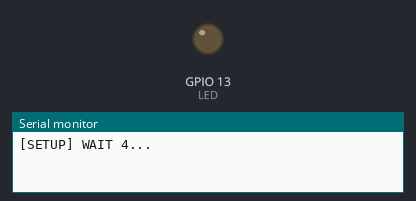
A sketch run on a simulated ESP8266 (Wemos D1 mini). On the bench: output pins drawn as LEDs (lit = HIGH), the last lines printed to the serial monitor. WiFi joins after 1.5 s; servers stay silent unless stated; uploads are accepted with an empty reply; the local clock reads 2024-03-15 10:24:30 at power-on unless the sketch sets it.

Above: at 0.1 s.
At 4.1 s:
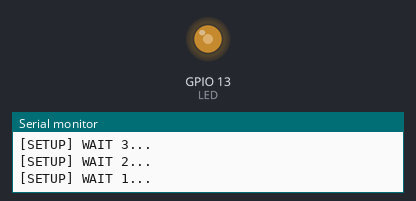
Timing chart, 0 to 5.6 s (numbered marks = the images above):
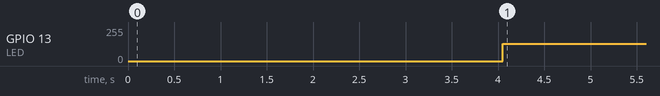

The sketch:

ESP_Bus_Timing.ino
```cpp
// Wemos D1 mini: Lolin (Wemos) D1 mini, CPU 80 MHz, Flash 4 MB, Upload 962100

#include <Arduino.h>
#include <ESP8266WiFi.h>
#include <WiFiClient.h>
#include <ESP8266WiFiMulti.h>
#include <ESP8266HTTPClient.h>

#include <ArduinoJson.h>


#ifndef CHARBUFF
#include "char_buff.h"
#endif

// -------- WIFI -------------------------------
// Get passwords.h
#ifndef STASSID
#include "passwords.h"
#endif

// Wifi connection credentials
const char* ssid = STASSID;
const char* password = STAPSK;
const char* api_key = API_KEY;

// -------- WIFI -------------------------------

ESP8266WiFiMulti WiFiMulti;

// -------- TIME -------------------------------

#include <time.h>

int timezone = 8;
int dst = 0;

#define LED 13

//=======================================================================
void ICACHE_RAM_ATTR onTimerISR()
{
  digitalWrite(LED, !(digitalRead(LED)));  //Invert Current State of LED
  //timer1_write(500000); //12us - only needed if use TIM_SINGLE instead of TIM_LOOP
}
//=======================================================================


void setup() {

  Serial.begin(115200);
  // Serial.setDebugOutput(true);

  Serial.println();
  Serial.println();
  Serial.println();

  for (uint8_t t = 4; t > 0; t--) {
    Serial.printf("[SETUP] WAIT %d...\n", t);
    Serial.flush();
    delay(1000);
  }

  WiFi.mode(WIFI_STA);
  WiFiMulti.addAP(ssid, password);

  pinMode(LED, OUTPUT);
  digitalWrite(LED, LOW);

  //Initialize Ticker every 0.5s
  timer1_attachInterrupt(onTimerISR); // Add ISR Function
  timer1_enable(TIM_DIV16, TIM_EDGE, TIM_LOOP);
  /* Dividers:
    TIM_DIV1 = 0,   //80MHz (80 ticks/us - 104857.588 us max)
    TIM_DIV16 = 1,  //5MHz (5 ticks/us - 1677721.4 us max)
    TIM_DIV256 = 3  //312.5Khz (1 tick = 3.2us - 26843542.4 us max)
  Reloads:
    TIM_SINGLE  0 //on interrupt routine you need to write a new value to start the timer again
    TIM_LOOP  1 //on interrupt the counter will start with the same value again
  */
  // Arm the Timer for our 2ms Interval
  timer1_write(10000);

  // Empty the buffer
  char_buff_empty();
}


void loop() {
  unsigned long last_time = millis();
  unsigned long time1;
  unsigned long time2;

  // wait for WiFi connection
  if ((WiFiMulti.run() == WL_CONNECTED)) {

    // Read current time from time server
    configTime(timezone * 3600, dst, "sg.pool.ntp.org", "time.nist.gov");
    while (!time(nullptr)) {
      Serial.print(".");
      delay(1000);
    }

    time1 = millis();
    GetBusData();
    time2 = millis();
  }

  Serial.println(time1 - last_time);
  Serial.println(time2 - time1);

  delay(10000);
}

void GetBusData() {
  // Empty the buffer
  char_buff_empty();

  WiFiClient client;
  HTTPClient http;

  time_t now = time(nullptr);
  Serial.println(ctime(&now));

  Serial.print("[HTTP] begin...\n");
  if (http.begin(client, "http://datamall2.mytransport.sg/ltaodataservice/BusArrivalv2?BusStopCode=59281")) {  // HTTP
    http.addHeader("AccountKey", api_key);

    Serial.print("[HTTP] GET...\n");
    // start connection and send HTTP header
    int httpCode = http.GET();

    // httpCode will be negative on error
    if (httpCode > 0) {
      // HTTP header has been send and Server response header has been handled
      Serial.printf("[HTTP] GET... code: %d\n", httpCode);

      // file found at server
      if (httpCode == HTTP_CODE_OK || httpCode == HTTP_CODE_MOVED_PERMANENTLY) {
        String payload = http.getString();

        // From:  https://www.instructables.com/id/ESP8266-Parsing-JSON/
        // https://arduinojson.org/v6/assistant/

        const size_t bufferSize = JSON_ARRAY_SIZE(2) + JSON_OBJECT_SIZE(3) + 2*JSON_OBJECT_SIZE(5) + 6*JSON_OBJECT_SIZE(9) + 1360;
        DynamicJsonDocument doc(bufferSize);

        deserializeJson(doc, http.getString());

        JsonObject Services_0 = doc["Services"][0];
        const char* Services_0_ServiceNo = Services_0["ServiceNo"]; // "805"

        JsonObject Services_0_NextBus = Services_0["NextBus"];
        const char* Services_0_NextBus_EstimatedArrival = Services_0_NextBus["EstimatedArrival"]; // "2020-07-12T21:29:03+08:00"

        JsonObject Services_0_NextBus2 = Services_0["NextBus2"];
        const char* Services_0_NextBus2_EstimatedArrival = Services_0_NextBus2["EstimatedArrival"]; // "2020-07-12T21:41:09+08:00"

        JsonObject Services_0_NextBus3 = Services_0["NextBus3"];
        const char* Services_0_NextBus3_EstimatedArrival = Services_0_NextBus3["EstimatedArrival"]; // "2020-07-12T21:47:57+08:00"

        JsonObject Services_1 = doc["Services"][1];
        const char* Services_1_ServiceNo = Services_1["ServiceNo"]; // "812"

        JsonObject Services_1_NextBus = Services_1["NextBus"];// "59009"
        const char* Services_1_NextBus_EstimatedArrival = Services_1_NextBus["EstimatedArrival"]; // "2020-07-12T21:27:34+08:00"

        JsonObject Services_1_NextBus2 = Services_1["NextBus2"];
        const char* Services_1_NextBus2_EstimatedArrival = Services_1_NextBus2["EstimatedArrival"]; // "2020-07-12T21:43:12+08:00"

        JsonObject Services_1_NextBus3 = Services_1["NextBus3"];
        const char* Services_1_NextBus3_EstimatedArrival = Services_1_NextBus3["EstimatedArrival"]; // "2020-07-12T21:53:41+08:00"

        Serial.println(Services_0_ServiceNo);
        char_buff_append(" 805");
        PrintTimeToBus(now, char_string_to_time(Services_0_NextBus_EstimatedArrival));
        PrintTimeToBus(now, char_string_to_time(Services_0_NextBus2_EstimatedArrival));
        PrintTimeToBus(now, char_string_to_time(Services_0_NextBus3_EstimatedArrival));
        Serial.println(Services_1_ServiceNo);
        char_buff_append(" 812");
        PrintTimeToBus(now, char_string_to_time(Services_1_NextBus_EstimatedArrival));
        PrintTimeToBus(now, char_string_to_time(Services_1_NextBus2_EstimatedArrival));
        PrintTimeToBus(now, char_string_to_time(Services_1_NextBus3_EstimatedArrival));
        //Serial.println(Services_1_NextBus_EstimatedArrival);
        //Serial.println(Services_1_NextBus2_EstimatedArrival);
        //Serial.println(Services_1_NextBus3_EstimatedArrival);

        Serial.println(payload);
      }
    } else {
      Serial.printf("[HTTP] GET... failed, error: %s\n", http.errorToString(httpCode).c_str());
    }

    http.end();
  } else {
    Serial.printf("[HTTP} Unable to connect\n");
  }

  Serial.println (char_buff);

}


void PrintTimeToBus(time_t current_time, time_t bus_time) {
  double seconds;
  double minutes;
  int minutes_int;

  char tmp_char[4];

  //Serial.println(ctime(&current_time));
  //Serial.println(ctime(&bus_time));

  seconds = difftime(bus_time, current_time);
  minutes = seconds/60;
  minutes_int = (int) minutes;

  if (minutes <= 2) {
    Serial.print("Arr / ");
    Serial.println(ctime(&bus_time));
    char_buff_append(" Arr", 4);
  } else {
    Serial.print(minutes_int);
    Serial.print(" min / ");
    Serial.println(ctime(&bus_time));
    sprintf(tmp_char, "%4d", minutes_int);
    char_buff_append(tmp_char, 4);
  }
}


time_t char_string_to_time(const char* char_arr) {
  time_t rawtime;
  struct tm* timeinfo;

  int year, month, day, hour, minute, second;
  //Serial.println("parse date");
  sscanf(char_arr, "%4d-%2d-%2dT%2d:%2d:%2d+08:00", &year, &month, &day, &hour, &minute, &second);

  // Getting time
  //Serial.println("getting raw time");
  time ( &rawtime );
  timeinfo = localtime ( &rawtime );

  // Filling in time
  //Serial.println("Filling in time");
  timeinfo->tm_year = year - 1900;
  timeinfo->tm_mon = month - 1;
  timeinfo->tm_mday = day;
  timeinfo->tm_hour = hour;
  timeinfo->tm_min = minute;
  timeinfo->tm_sec = day;

  /*
  Serial.println(year);
  Serial.println(month);
  Serial.println(day);
  Serial.println(hour);
  Serial.println(minute);
  Serial.println(second);
  */
  return mktime(timeinfo);
}
```

char_buff.h
```cpp
#ifndef CHARBUFF
#define CHARBUFFLEN 100
// This should give a 99 char string with 1 string terminator

char char_buff[CHARBUFFLEN];
int char_buff_length = 0; // char at this position should always be 0

void char_buff_empty() {
  // Set all to zero
  for (int i=0; i<CHARBUFFLEN; i++) {
    char_buff[i] = 0;
    char_buff_length = 0;
  }
}

bool char_buff_append(String s) {
  int pos = 0;

  // While there is still space for the null terminator (-1)
  // AND characters to process
  while (char_buff_length < CHARBUFFLEN-1 && pos < s.length()) {
    // Copy the character over, and increment both pointers
    char_buff[char_buff_length] = s.charAt(pos);
    pos++;
    char_buff_length++;
  }

  // Make sure there is a null terminator
  char_buff[char_buff_length] = 0;

  return (pos==s.length());
}

bool char_buff_append(char new_buff[], int len) {
  int pos = 0;

  // While there is still space for the null terminator (-1)
  // AND characters to process
  while (char_buff_length < CHARBUFFLEN-1 && pos < len) {
    // Copy the character over, and increment both pointers
    char_buff[char_buff_length] = new_buff[pos];
    pos++;
    char_buff_length++;
  }

  // Make sure there is a null terminator
  char_buff[char_buff_length] = 0;

  return (pos==len);
}

void char_buff_to_string(String &str) {
  str = String(char_buff);
}

#endif
```

Measured:
- by itself, GPIO 13 (LED): 0/255 → 128/255 at 4.1 s
